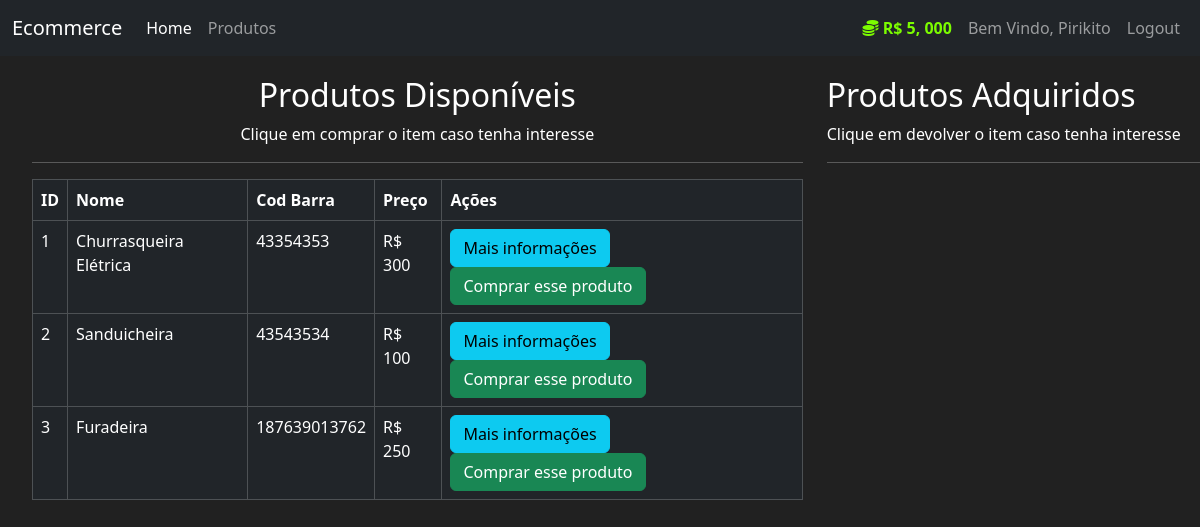
Page /Produtos (signed in) on the earlier database version.
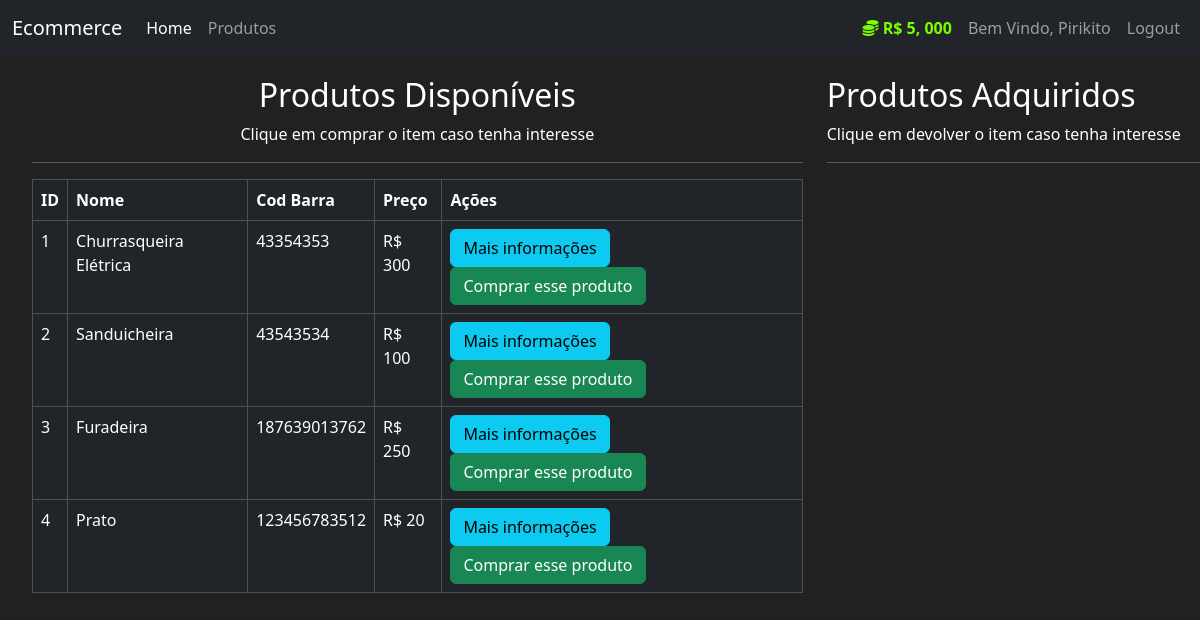
Same page on the later database version.
### mercado/models.py (models this page shows, shortened)
class User(db.Model, UserMixin):
    id = db.Column(db.Integer, primary_key=True)
    usuario = db.Column(db.String(length=30), nullable=False, unique=True)
    email = db.Column(db.String(length=50), nullable=False, unique=True)
    senha = db.Column(db.String(length=60), nullable=False, unique=True)
    valor = db.Column(db.Integer, nullable=False, default=5000)
    itens = db.relationship('Item', backref='dono_user', lazy=True)
    @property
    def formataValor(self):
        if len(str(self.valor)) >= 4: # R$ 400
            return f"R$ {str(self.valor)[:-3]}, {str(self.valor)[-3:]}"
        else:
            return f"R$ {self.valor}"
    @property
    def senhacrip(self):
        return self.senha
    @property
    def is_admin(self):
        return self.email.endswith('@admin.com')

class Item(db.Model):
    id = db.Column(db.Integer, primary_key=True)
    nome = db.Column(db.String(length=30), nullable=False, unique=True)
    preco = db.Column(db.Integer, nullable=False)
    cod_barra = db.Column(db.String(length=12), nullable=False, unique=True)
    descricao = db.Column(db.String(length=1024), nullable=False, unique=True)
    dono = db.Column(db.Integer, db.ForeignKey('user.id'))

### mercado/routes.py (the view, shortened to what this page needs)
@app.route('/Produtos', methods=["GET", "POST"])
@login_required
def page_produto():
    compra_form = CompraProdutoForm()
    venda_form = VendaProdutoForm()
    if request.method == "GET":
        itens = Item.query.filter_by(dono=None)
        dono_itens = Item.query.filter_by(dono=current_user.id)
        return render_template("produtos.html", itens=itens, compra_form=compra_form, dono_itens=dono_itens, venda_form=venda_form)

### mercado/models.py (called while the page is built)
@login_manager.user_loader
def load_user(user_id):
    return User.query.get(int(user_id))

### mercado/templates/produtos.html (shortened to what this page needs)
{% extends 'base.html' %}
{% block conteudo %}
    <div class="row" style="margin-top: 20px; margin-left: 20px;">
        <div class="col-8">
            <h2 style="text-align: center;">Produtos Disponíveis</h2>
            <p style="text-align: center;">Clique em comprar o item caso tenha interesse</p>
            <hr>
                <table class="table table-hover table-dark table-bordered">
                        <thead>
                            <tr>
                                <th scope="col">ID</th>
                                <th scope="col">Nome</th>
                                <th scope="col">Cod Barra</th>
                                <th scope="col">Preço</th>
                                <th scope="col">Ações</th>
                            </tr>
                         </thead>
                    <tbody>
                        {% for item in itens %}
                            <tr>
                                <td>{{item.id}}</td>
                                <td>{{item.nome}}</td>
                                <td>{{item.cod_barra}}</td>
                                <td>R$ {{item.preco}}</td>
                                <td>
                                <button data-bs-toggle="modal" data-bs-target="#exampleModal-{{item.id}}" class="btn btn-outline btn-info">Mais informações</button>
                                <button data-bs-toggle="modal" data-bs-target="#exampleModalCompra-{{item.id}}" class="btn btn-outline btn-success">Comprar esse produto</button>
                                </td>
                            </tr>
                        {% endfor %}
                    </tbody>
                </table>
        </div>
        <div class="col-4">
            <h2>Produtos Adquiridos</h2>
            <p>Clique em devolver o item caso tenha interesse</p>
            <hr>
        </div>
    </div>
{% endblock %}

### mercado/templates/base.html (shortened to what this page needs)
<!DOCTYPE html>
<html lang="en">
<head>
    <link rel="stylesheet" href="https://cdn.jsdelivr.net/npm/bootstrap@5.3.3/dist/css/bootstrap.min.css" xintegrity="sha384-QWTKZyjpPEjISv5WaRU9OFeRpok6YctnYmDr5pNlyT2bRjXh0JMhjY6hW+ALEwIH">
</head>
<body>
    <nav class="navbar navbar-expand-lg navbar-dark bg-dark">
        <div class="container-fluid">
            <a class="navbar-brand" href="{{url_for('page_home')}}">Ecommerce</a>
            <div class="collapse navbar-collapse" id="navbarSupportedContent">
                <div class="navbar-nav me-auto">
                    <a class="nav-link active" aria-current="page" href="{{url_for('page_home')}}">Home</a>
                    <a class="nav-link" href="{{url_for('page_produto')}}">Produtos</a>
                </div>
                <div>
                    {% if current_user.is_authenticated %}
                    <div class="navbar-nav ms-auto">
                        <a class="nav-link" style="color: lawngreen; font-weight: bold;">
                            <i class="fas fa-coins"></i>
                            {{ current_user.formataValor }}
                        </a>
                        <a class="nav-link">Bem Vindo, {{ current_user.usuario }}</a>
                        <a class="nav-link" href="{{url_for('page_logout')}}">Logout</a>
                    </div>
                    {% else %}
                    <div class="navbar-nav ms-auto">
                        <a class="nav-link" href="{{url_for('page_login')}}">Login</a>
                        <a class="nav-link" href="{{url_for('page_cadastro')}}">Cadastro</a>
                    </div>
                    {% endif %}
                </div>
            </div>
        </div>
    </nav>
    {% block conteudo %}{% endblock %}
</body>
</html>

### mercado/templates/base.html (style rules this page uses)
body { background-color: #212121; color: white; }

Differences in the rows shown:
added Item: id "4", nome "Prato", cod_barra "123456783512", preco "20"
